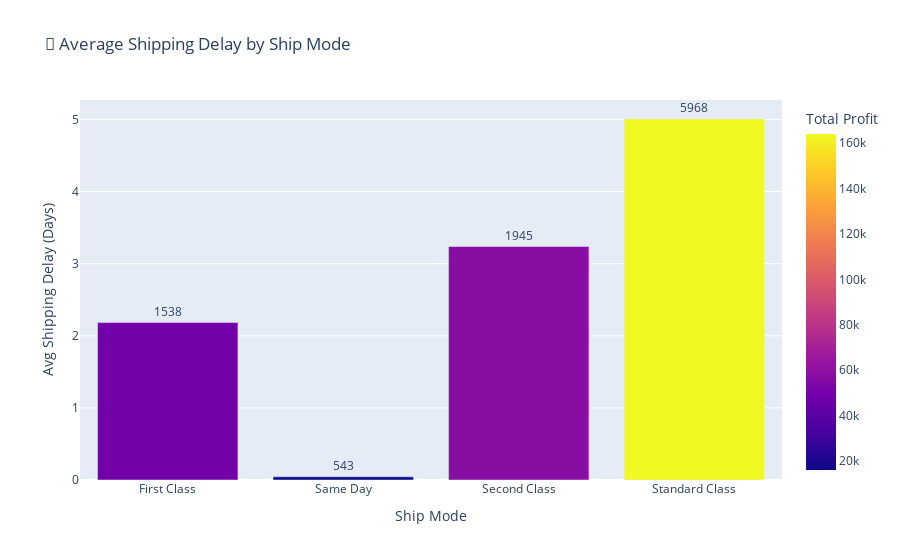

The cell this chart's notebook holds for it:
### Markdown cell above
### 📊 Compare Ship Modes (Bar Chart)

### Code cell
import plotly.express as px

fig_ship = px.bar(
    ship_mode_perf,
    x='Ship Mode',
    y='avg_delay',
    color='total_profit',
    text='count_orders',
    title='🚚 Average Shipping Delay by Ship Mode',
    labels={
        'avg_delay': 'Avg Shipping Delay (Days)',
        'total_profit': 'Total Profit',
        'count_orders': 'Number of Orders'
    }
)

fig_ship.update_traces(textposition='outside')
fig_ship.show()

### Figure 1 — Plotly figure (JSON) as saved in the notebook; plotly's stock layout.template omitted (floating-point values rounded to 4 significant figures)
{"data": [{"hovertemplate": "Ship Mode=%{x}<br>Avg Shipping Delay (Days)=%{y}<br>Number of Orders=%{text}<br>Total Profit=%{marker.color}<extra></extra>", "legendgroup": "", "marker": {"color": [48970.0, 15890.0, 57450.0, 164100.0], "coloraxis": "coloraxis", "pattern": {"shape": ""}}, "name": "", "orientation": "v", "showlegend": false, "text": [1538.0, 543.0, 1945.0, 5968.0], "textposition": "outside", "type": "bar", "x": ["First Class", "Same Day", "Second Class", "Standard Class"], "xaxis": "x", "y": [2.183, 0.0442, 3.238, 5.007], "yaxis": "y"}], "layout": {"barmode": "relative", "coloraxis": {"colorbar": {"title": {"text": "Total Profit"}}, "colorscale": [[0, "#0d0887"], [0.1111, "#46039f"], [0.2222, "#7201a8"], [0.3333, "#9c179e"], [0.4444, "#bd3786"], [0.5556, "#d8576b"], [0.6667, "#ed7953"], [0.7778, "#fb9f3a"], [0.8889, "#fdca26"], [1, "#f0f921"]]}, "legend": {"tracegroupgap": 0}, "title": {"text": "🚚 Average Shipping Delay by Ship Mode"}, "xaxis": {"anchor": "y", "domain": [0, 1], "title": {"text": "Ship Mode"}}, "yaxis": {"anchor": "x", "domain": [0, 1], "title": {"text": "Avg Shipping Delay (Days)"}}}}
